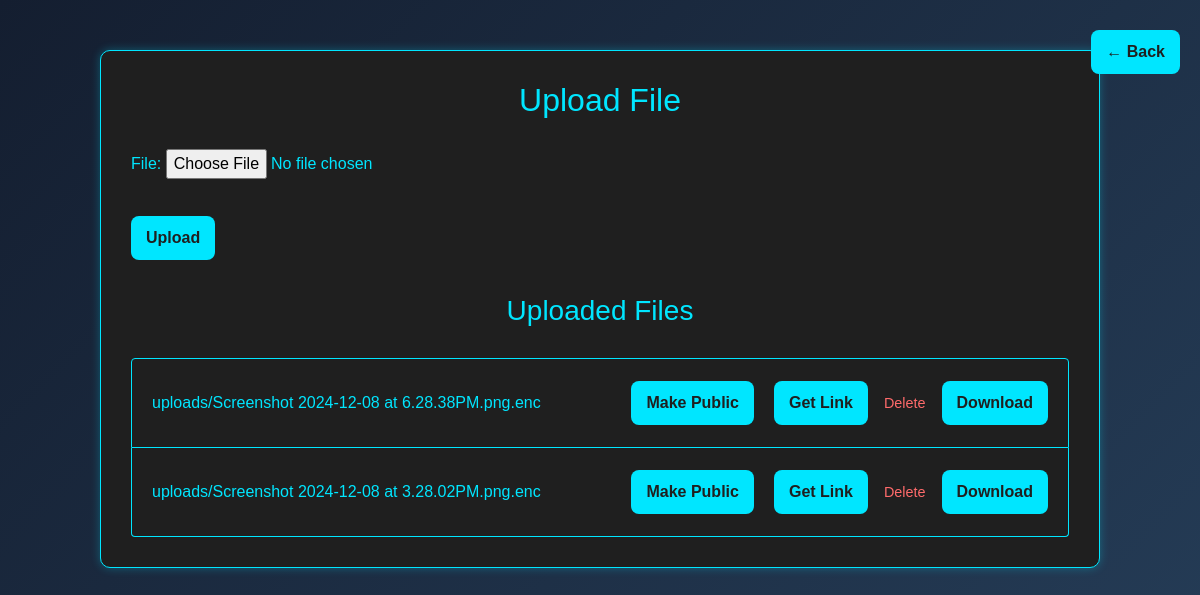
The page /file_upload/ (signed in) on the database its author committed.
### vault/models.py (models this page shows, shortened)
class UploadedFile(models.Model):
    VISIBILITY_CHOICES = [
        ('PUBLIC', 'Public'),
        ('PRIVATE', 'Private'),
    ]
    user = models.ForeignKey(User, on_delete=models.CASCADE, related_name="uploaded_files")  # Associate file with user
    file = models.FileField(upload_to='uploads/')
    uploaded_at = models.DateTimeField(auto_now_add=True)
    visibility = models.CharField(max_length=10, choices=VISIBILITY_CHOICES, default='PRIVATE')
    shared_with = models.ManyToManyField(User, related_name="shared_files", blank=True)  # Users the file is shared with

### vault/views.py (the view)
# urls.py: path('file_upload/', file_upload, name='file_upload'),
@login_required
def file_upload(request):
    if request.method == 'POST':
        form = FileUploadForm(request.POST, request.FILES)
        if form.is_valid():
            uploaded_file = request.FILES['file']
            password = "secure_password"  # Replace with a secure password or user-provided input
            original_file_name = uploaded_file.name
            encrypted_file_path = os.path.join(settings.MEDIA_ROOT, 'uploads', original_file_name + '.enc')
            os.makedirs(os.path.dirname(encrypted_file_path), exist_ok=True)
            with uploaded_file.open('rb') as infile, open(encrypted_file_path, 'wb') as outfile:
                encrypt_file(infile, outfile, password)
            UploadedFile.objects.create(
                user=request.user,
                file='uploads/' + original_file_name + '.enc'
            )
            AuditLog.objects.create(
                user=request.user,
                action='UPLOAD',
                file_name=original_file_name,
                details="File uploaded and encrypted."
            )
            messages.success(request, "File uploaded and encrypted successfully.")
            return redirect('file_upload')
    else:
        form = FileUploadForm()
    files = UploadedFile.objects.filter(user=request.user)
    return render(request, 'vault/file_upload.html', {'form': form, 'files': files})

### vault/forms.py
class FileUploadForm(forms.ModelForm):
    class Meta:
        model = UploadedFile
        fields = ['file']

### vault/templates/vault/file_upload.html (shortened to what this page needs)
<!DOCTYPE html>
<html lang="en">
<head>
    <link href="https://maxcdn.bootstrapcdn.com/bootstrap/4.5.2/css/bootstrap.min.css" rel="stylesheet">
</head>
<body>
    <div class="back-button">
        <a href="{% url 'index' %}" class="btn btn-cyber">&larr; Back</a>
    </div>
    <div class="container">
        <h2>Upload File</h2>
        <form method="post" enctype="multipart/form-data" class="mb-4">
            <div class="form-group">
                {{ form.file.label_tag }}
                {{ form.file }}
            </div>
            <button type="submit" class="btn btn-cyber mt-3">Upload</button>
        </form>
        <h3>Uploaded Files</h3>
        <ul class="list-group">
            {% for file in files %}
                <li class="list-group-item">
                    <a href="{{ file.file.url }}" target="_blank" style="color: #00E6FF;">{{ file.file.name }}</a>
                    <div class="actions">
                        <form method="post" action="{% url 'toggle_visibility' file.id %}" style="display: inline;">
                            {% if file.visibility ==  'PRIVATE'%}
                                <button type="submit" name="visibility" value="public" class="btn btn-cyber">Make Public</button>
                            {% else %}
                                <button type="submit" name="visibility" value="private" class="btn btn-cyber">Make Private</button>
                            {% endif %}
                        </form>
                        <a href="{% url 'share_files' file.id %}" class="btn btn-cyber share-btn">Get Link</a>
                        <form method="post" action="{% url 'delete_file' file.id %}" style="display: inline;">
                            <button type="submit" class="delete-btn">Delete</button>
                        </form>
                        <form method="get" action="{% url 'download_file' file.id %}" style="display: inline;">
                            <button type="submit" class="btn btn-cyber">Download</button>
                        </form>
                    </div>
                </li>
            {% empty %}
                <li class="list-group-item">No files uploaded yet.</li>
            {% endfor %}
        </ul>
    </div>
</body>
</html>

### vault/templates/vault/file_upload.html (style rules this page uses)
body { font-family: 'Arial', sans-serif; background: linear-gradient(135deg, #141E30, #243B55); color: #00E6FF; margin: 0; padding: 0; transition: background 0.3s ease; }
.container { max-width: 1000px; margin: 50px auto; padding: 30px; background: #1F1F1F; color: #00E6FF; border-radius: 10px; border: 1px solid #00E6FF; box-shadow: 0 0 10px rgba(0, 230, 255, 0.3); }
.btn-cyber { border-radius: 8px; font-weight: bold; padding: 10px 15px; margin: 10px auto; transition: all 0.2s; background: #00E6FF; color: #1F1F1F; border: none; }
h2, h3 { text-align: center; margin-bottom: 30px; }
.list-group-item { background: #1F1F1F; color: #00E6FF; border: 1px solid #00E6FF; display: flex; justify-content: space-between; align-items: center; }
.delete-btn { background: transparent; border: none; color: #FF6B6B; font-size: 0.9em; cursor: pointer; }
.back-button { position: absolute; top: 20px; right: 20px; }
.share-btn { margin-left: 10px; }
.actions { display: flex; align-items: center; gap: 10px; }

### rows shown on the page
UploadedFile: file.name "uploads/Screenshot 2024-12-08 at 6.28.38PM.png.enc", visibility "Make Public"
UploadedFile: file.name "uploads/Screenshot 2024-12-08 at 3.28.02PM.png.enc", visibility "Make Public"
